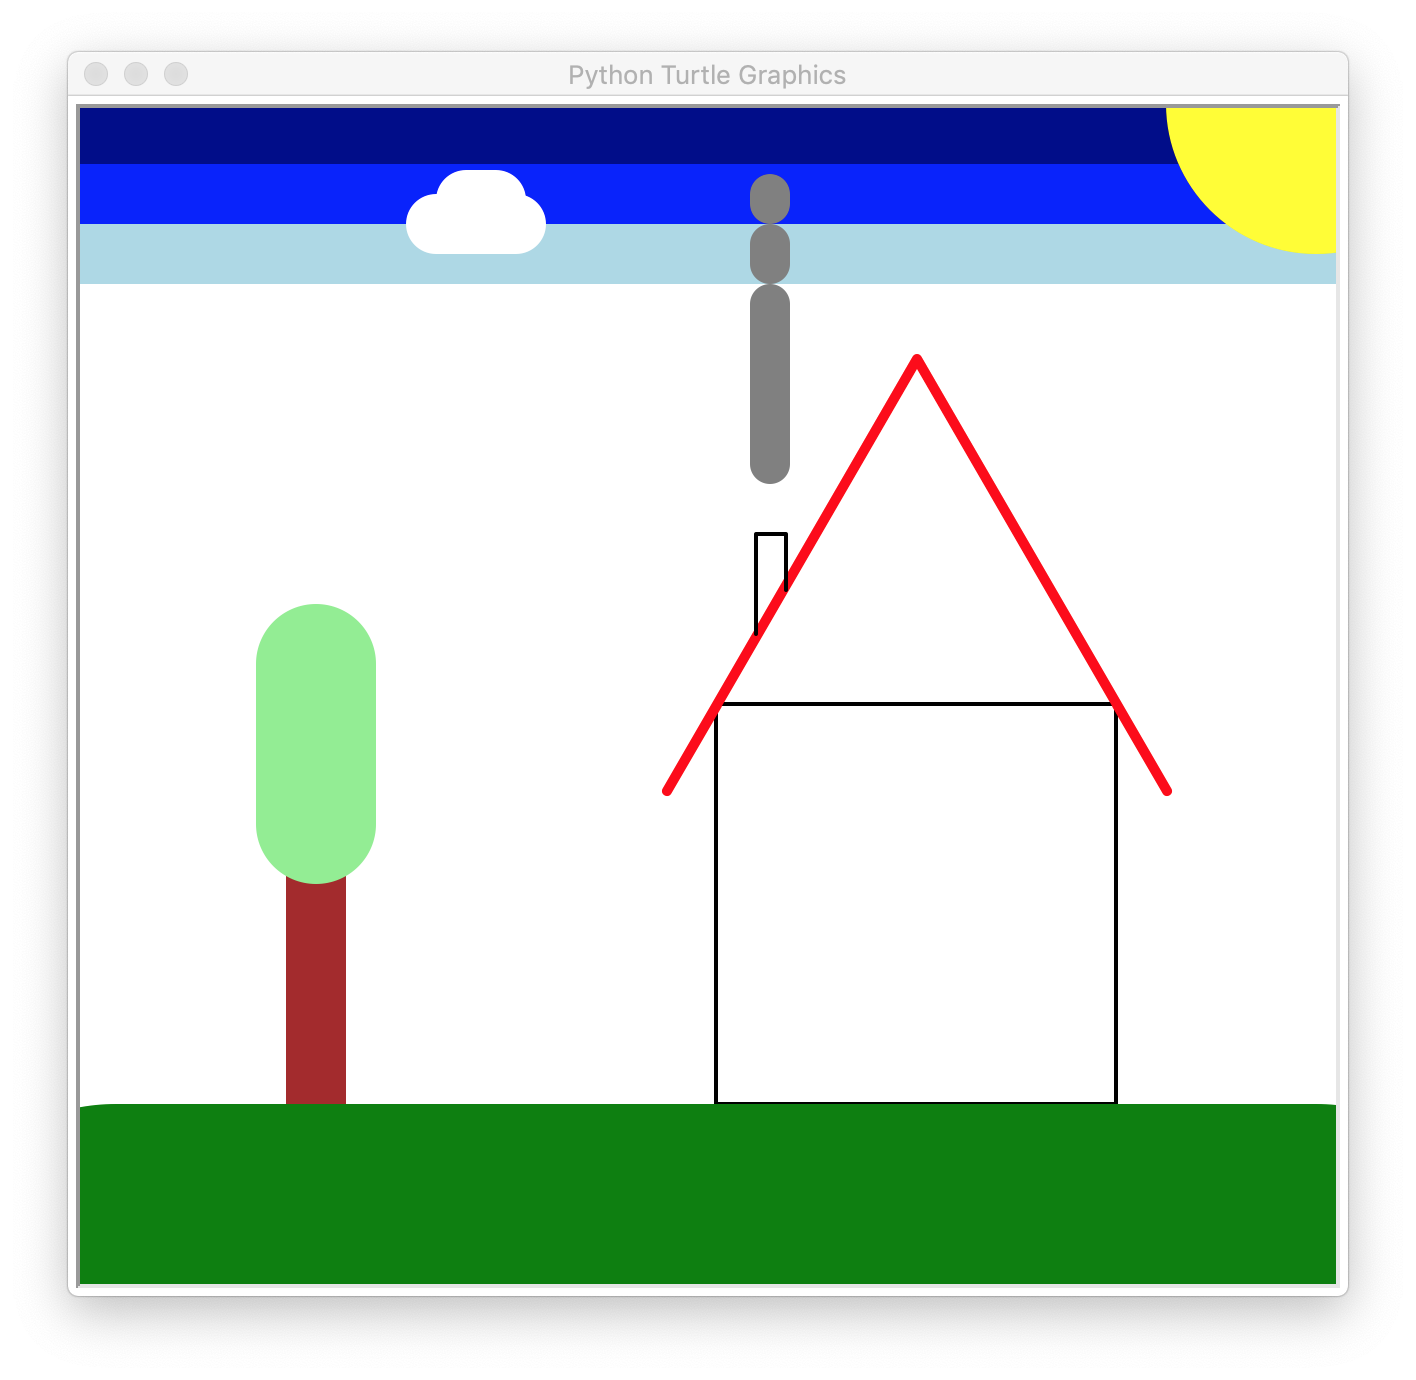

Generate this figure with Python:
from turtle import *
setup()

#Baum

up()
goto(-200,-200)
down()
right(270)
color("brown")
width(30)
forward(140)
color("light green")
width(60)
forward(80)
up()



#Haus
goto(0,0)
down()
width(2)
color("black")
right(90)
forward (200)
right(90)
forward(200)
right(90)
forward(200)
right(90)
forward(200)

#Dach
color("red")
width(5)
left(150)
forward(50)
right(180)
forward(250)
right(120)
forward(250)
right (180)
forward(50)

#Boden
up()
left(150)
forward(300)
down()
left(90)
forward(100)
left(180)
color("green")
width(200)
forward(600)

#Himmel 
up()
goto(310,285)
down()
width(30)
color("dark blue")
forward(800)
up()
goto(310,255)
down()
width(30)
color("blue")
forward(800)
up()
goto(310,225)
down()
width(30)
color("light blue")
forward(800)

#Wolke

up()
goto(-100,240)
down()
width(30)
color("white")
forward(40)
up()
goto(-110,252)
down()
width(30)
color("white")
forward(15)
up()

#Kamin

goto(0,0)
down()
width(2)
color("red")
right(120)
forward(40)
left(30)
color("black")
forward(50)
right(90)
forward(15)
right(90)
forward(28)
up()

goto(27,120)
right(180)
down ()
width(20)
color ("grey")
forward(80)
up()
forward(20)
down()
forward(10)
up()
forward(20)
down()
forward(5)
up()

#Sonne

goto(300,300)
down()
width(150)
color("yellow")
forward(50)

#Exit
exitonclick ()
